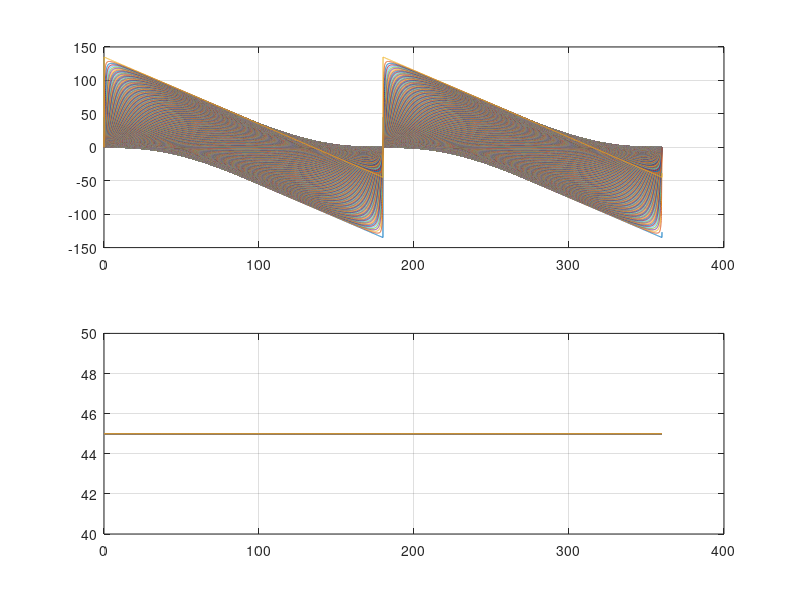

Source code (MATLAB): (Note: this script raises an error after producing the figure.)
clear
theta = linspace(0,2*pi,8192);

primer = 2;


x = linspace(-pi/2,pi/2,500);



Sin = zeros(length(x),length(theta));
Cos = Sin;
theta1 = Sin;
predviden_err = Sin;
dodajSin = Sin;
dodajCos = Sin;
tempSin = ones(1,length(theta));


for i = 1: length(x)
    dodajSin(i,:) =sin(x(i)).*tempSin;
    dodajCos(i,:) =cos(x(i)).*tempSin;
    theta1(i,:) = theta;
end
if primer == 1
    Sin = dodajCos.*sin(theta1)+dodajSin.*cos(theta1);
    Cos = cos(theta1);
elseif primer == 2
    Sin = sin(theta1);
    Cos = dodajCos.*cos(theta1)-dodajSin.*sin(theta1);
end


kot = atan2(Sin,Cos);
clear Sin Cos primer i n
err = kot -theta1;
err(err<-pi) = err(err<-pi)+2*pi;
err(err> pi) = err(err> pi)-2*pi;

PredErr = pi/4.*ones(size(theta1));
% for n = 1: 100
% %     k(n) =  (2*(cos(n*pi/4))^2+3*cos(n*pi/2)+4*cos(3*n*pi/2)-1)./(4*n);
%     PredErr = PredErr+1/n.*sin(2*n*theta+n*pi);
% end

figure(1)
subplot(2,1,1)
plot(theta1'.*180/pi,err'.*180/pi)
grid on

subplot(2,1,2)
plot(theta1'.*180/pi,PredErr'.*180/pi)
grid on

fftErr = mojfft(err);
fftPred = mojfft(PredErr);
h = fftErr{1, 1}(3:2:30,:);
xh = 2*(1:length(h))';
x = x*180/pi;
%%
h0 = fftErr{1, 1}(:,1).*cosd(fftErr{2}(:,1));
h2 = fftErr{1, 1}(:,3)*180/pi;
h2(x<0) = -h2(x<0);
h4 = fftErr{1, 1}(:,5);
h6 = fftErr{1, 1}(:,7);
h8 = fftErr{1, 1}(:,9);
h10 = fftErr{1, 1}(:,11);
h12 = fftErr{1, 1}(:,13);
